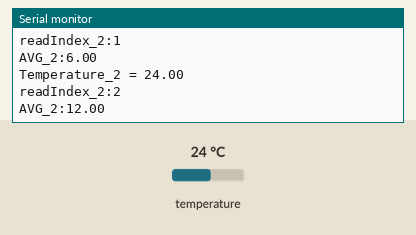
Simulated run of this sketch. Board: Arduino Uno, built with avr-gcc and run on an emulated ATmega328P. Parts: the last lines printed to the serial monitor. Inputs (shaded band) come from the test bench; at power-on: temperature 24 °C.

Above: at 3.3 s.
3.4 s: temperature set to 12 °C
At 5.6 s:
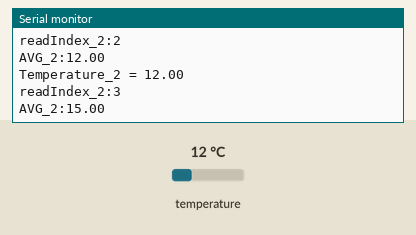
5.9 s: temperature set to 19 °C
At 6.9 s:
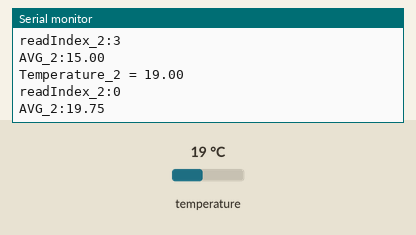
Timing chart, 0 to 8.9 s (numbered marks = the images above; inputs shaded):
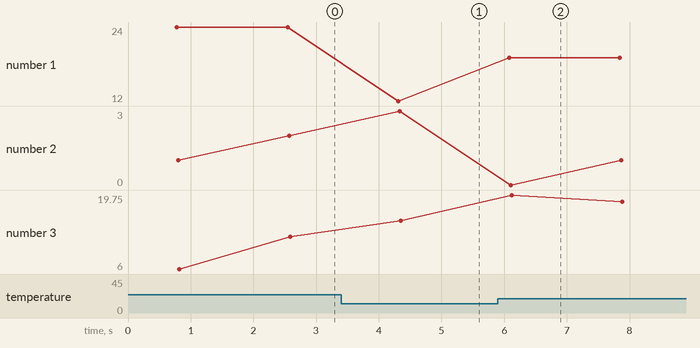

The sketch:

Temperature.ino
```cpp
#include <OneWire.h>
#include <DallasTemperature.h>


#define ONE_WIRE_BUS A1
const int numReadingsTemp = 4;
float readingsTemp[numReadingsTemp];      // the readings from the analog input
int readIndexTemp = 0;              // the index of the current reading
float totalTemp = 0;                  // the running total
float averageTemp = 0;                // the average
float temp_adc_val_Temp;

OneWire oneWire(ONE_WIRE_BUS);
DallasTemperature sensors(&oneWire);

void setup(void)
{
  Serial.begin(9600);
  sensors.begin();
    for (int thisReading = 0; thisReading < numReadingsTemp; thisReading++) {
    readingsTemp[thisReading] = 0;
  }
}
void TempRead(){
  sensors.requestTemperatures();
  temp_adc_val_Temp=sensors.getTempCByIndex(0);
  totalTemp = totalTemp - readingsTemp[readIndexTemp];
  // read from the sensor:
  readingsTemp[readIndexTemp] = temp_adc_val_Temp;
  // add the reading to the total:
  totalTemp = totalTemp + readingsTemp[readIndexTemp];
  // advance to the next position in the array:
  readIndexTemp = readIndexTemp + 1;
  if (readIndexTemp >= numReadingsTemp) {
     readIndexTemp = 0;
  }
  averageTemp = totalTemp / numReadingsTemp;
  print_value(temp_adc_val_Temp,readIndexTemp,averageTemp);
  delay(1);        // delay in between reads for stability
}
void loop(void)
{
  TempRead();
  delay(1000);
}
void print_value(float temp_1, int readIn_1,float Avg_1){
  Serial.print("Temperature_2 = ");
  Serial.println(temp_1);
  Serial.print("readIndex_2:");
  Serial.println(readIn_1);
  Serial.print("AVG_2:");
  Serial.println(Avg_1);
}
```

Measured:
- after the input at 3.4 s, the serial monitor: prints a new line after 0.91 s (image 1)
- after the input at 5.9 s, the serial monitor: prints a new line after 0.18 s (image 2)
- plotted number 1: 12 → 19 after the input at 5.9 s
- plotted number 3: 12 → 15 after the input at 3.4 s, 15 → 19 after the input at 5.9 s
